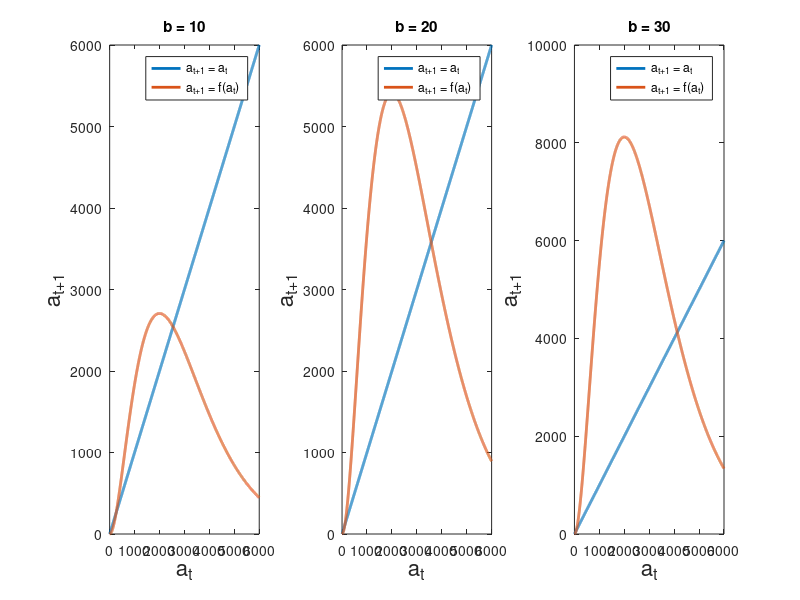

The MATLAB script that drew this image:
%This program plots the mean field eq.
close all
clear all

T = 6000;
b = [10 20 30];
n=1000;
figure
for j = 1:3
    a_t = zeros(1,T);
    a_t(1) = 1000;
    for t = 1:1:T
        t
        a_t(t) = t^2*exp(-t/n)*b(j)/(2*n);
    end
    subplot(1,3,j);
    plot(1:T,1:T, 'LineWidth', 2)
    hold on
    plot(1:1:T,a_t, 'LineWidth', 2)
    xlabel('a_t', 'FontSize', 16);
    ylabel('a_{t+1}', 'Fontsize', 16);
    titl = ['b = ' num2str(b(j))];
    title(titl);
    legend('a_{t+1} = a_t', 'a_{t+1} = f(a_t)')
end